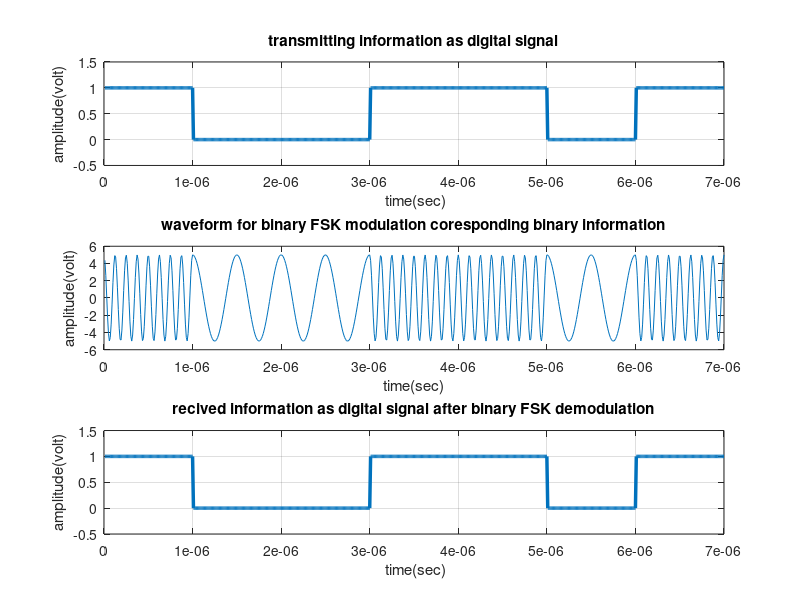

Reproduce this figure in MATLAB.
%>>>>>>>>> MATLAB code for binary FSK modulation and de-modulation >>>>>>>% 
clc; 
clear all; 
close all; 
x=[ 1 0 0 1 1 0 1]; % Binary Information 
bp=.000001; % bit period 
disp(' Binary information at Trans mitter :'); 
disp(x); 
%XX representation of transmitting binary information as digital signal XXX 
bit=[]; 
for n=1:1:length(x) 
 if x(n)==1; 
 se=ones(1,100); 
 else x(n)==0; 
 se=zeros(1,100); 
 end 
 bit=[bit se]; 
end 
t1=bp/100:bp/100:100*length(x)*(bp/100); 
subplot(3,1,1); 
plot(t1,bit,'lineWidth',2.5);grid on; 
axis([ 0 bp*length(x) -.5 1.5]);
ylabel('amplitude(volt)'); 
xlabel(' time(sec)'); 
title('transmitting information as digital signal'); 
%XXXXXXXXXXXXXXXXXXXXXXX Binary-FSK modulation XXXXXXXXXXXXXXXXXXXXXXXXXXX% 
A=5; % Amplitude of carrier signal 
br=1/bp; % bit rate 
f1=br*8; % carrier frequency for information as 1 
f2=br*2; % carrier frequency for information as 0 
t2=bp/99:bp/99:bp; 
ss=length(t2); 
m=[]; 
for (i=1:1:length(x)) 
 if (x(i)==1) 
 y=A*cos(2*pi*f1*t2); 
 else 
 y=A*cos(2*pi*f2*t2); 
 end 
 m=[m y]; 
end 
t3=bp/99:bp/99:bp*length(x); 
subplot(3,1,2); 
plot(t3,m); 
xlabel('time(sec)'); 
ylabel('amplitude(volt)'); 
title('waveform for binary FSK modulation coresponding binary information'); 
%XXXXXXXXXXXXXXXXXXXX Binary FSK demodulation XXXXXXXXXXXXXXXXXXXXXXXXXXXXX 
mn=[]; 
for n=ss:ss:length(m) 
 t=bp/99:bp/99:bp; 
 y1=cos(2*pi*f1*t); % carrier siignal for information 1 
 y2=cos(2*pi*f2*t); % carrier siignal for information 0 
 mm=y1.*m((n-(ss-1)):n); 
 mmm=y2.*m((n-(ss-1)):n); 
 t4=bp/99:bp/99:bp; 
 z1=trapz(t4,mm) % intregation 
 z2=trapz(t4,mmm) % intregation 
 zz1=round(2*z1/bp) 
 zz2= round(2*z2/bp) 
 if(zz1>A/2) % logic lavel= (0+A)/2 or (A+0)/2 or 2.5 ( in this case) 
 a=1; 
 else(zz2>A/2)
      a=0; 
 end 
 mn=[mn a]; 
end 
disp(' Binary information at Reciver :'); 
disp(mn); 
%XXXXX Representation of binary information as digital signal which achived 
%after demodulation XXXXXXXXXXXXXXXXXXXXXXXXXXXXXXXXXXXXXXXXXXXXXXXXXXXXXXX 
bit=[]; 
for n=1:length(mn); 
 if mn(n)==1; 
 se=ones(1,100); 
 else mn(n)==0; 
 se=zeros(1,100); 
 end 
 bit=[bit se]; 
end 
t4=bp/100:bp/100:100*length(mn)*(bp/100); 
subplot(3,1,3) 
plot(t4,bit,'LineWidth',2.5);grid on; 
axis([ 0 bp*length(mn) -.5 1.5]); 
ylabel('amplitude(volt)'); 
xlabel(' time(sec)'); 
title('recived information as digital signal after binary FSK demodulation');
